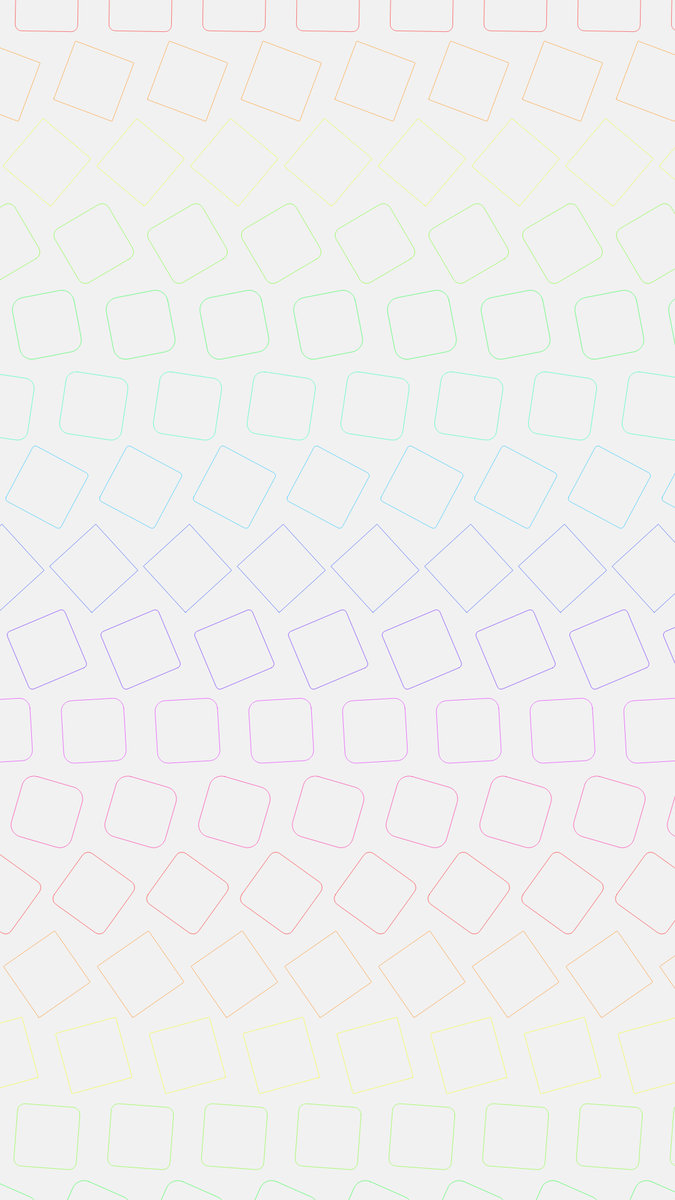
Frame 1 (no input)
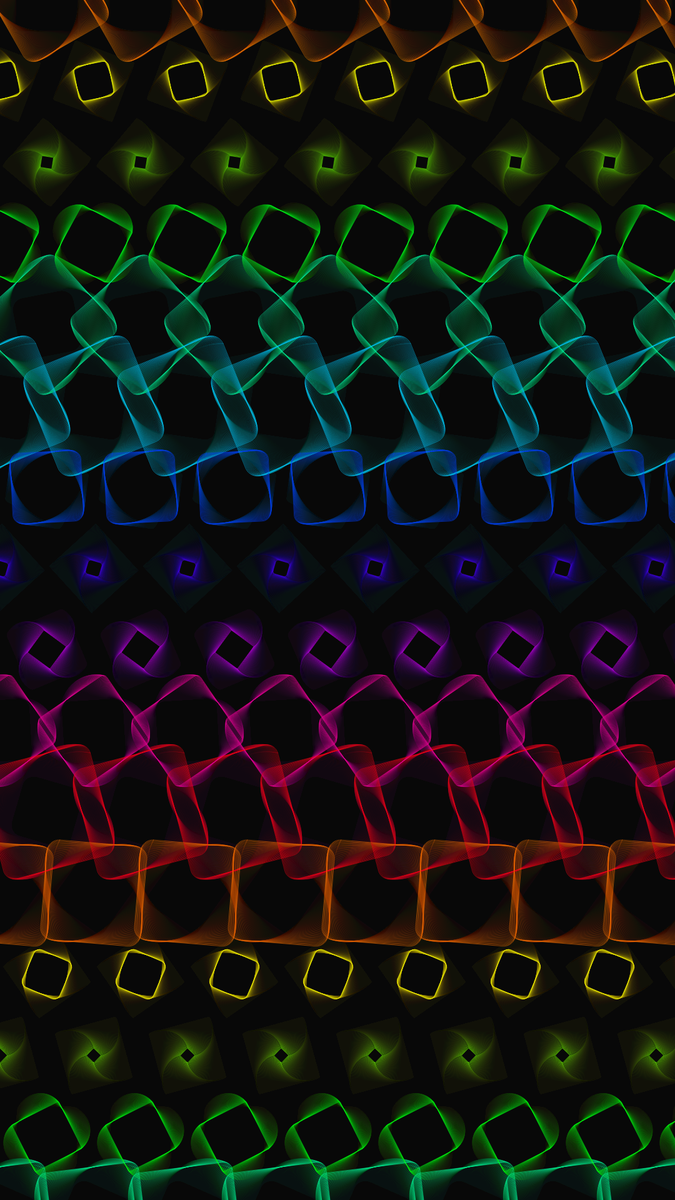
Frame 60 (no input)
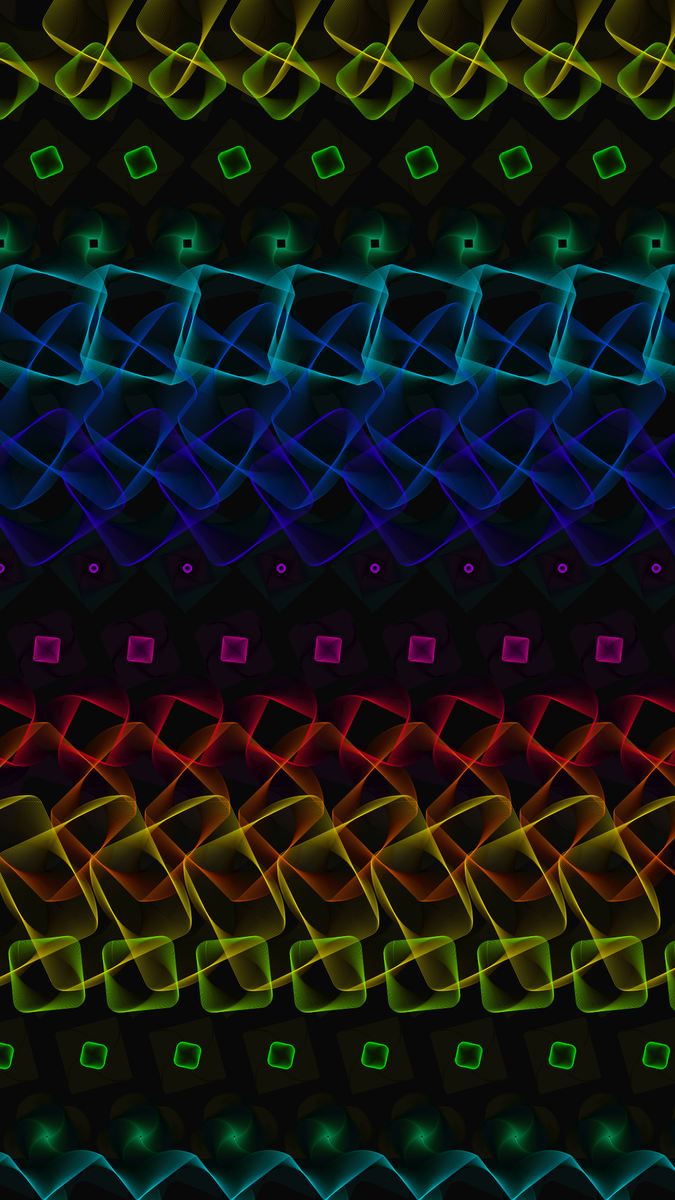
Frame 120 (the mouse pressed at the canvas centre since frame 60)

The p5.js sketch that drew these frames (run headless with seeded random() and noise() and a simulated clock; from frame 60 on, the mouse is pressed at the canvas centre):

// p5.js sketch
// ── sketch.js
function setup() {
  createCanvas(1080, 1920);
  MAX = width > height ? width : height;
  angleMode(DEGREES);
  rectMode(CENTER);
  colorMode(HSB, 360);
  modes = shuffle(modes);
  shapeModes = shuffle(shapeModes);

  strokeWeight(0.5);
  loadNodes();
  noFill();
}
let SPACE = 150;
let n = [];
let MAX;
let NOISE_VAL = 0.008;
let NOISE_VAL2 = 0.002;
let modes = ["static", "diag", "ripple", "wave"];
let shapeModes = ["rect", "ellipse", "hex"];
let currMode;

let aOff = 1;
let bOff = 10;

const INTERACTION_KEY = 53;
function keyPressed() {
  if (keyCode === INTERACTION_KEY) {
    restart();
  }
}

const restart = () => {
  let temp = modes.shift();
  modes.push(temp);
  shapeModes = shuffle(shapeModes);

  n = [];
  loadNodes();
  aOff = random(1, 5);
  bOff = random(5, 20);
};

function draw() {
  background(0, 20);
  currMode = modes[0];
  currShapeMode = shapeModes[0];
  displayNodes();
  if (frameCount % 10000 === 0) {
    restart();
  }
}

displayNodes = () => {
  for (let i = 0; i < n.length; i++) {
    for (let j = 0; j < n[i].length; j++) {
      n[i][j].display();
      n[i][j].move();
    }
  }
};

loadNodes = () => {
  for (let i = 0; i < width / SPACE; i++) {
    row = [];
    for (let j = 0; j < (height / SPACE) * sqrt(3); j++) {
      let offset = 0;
      if (j % 2 === 0) {
        offset = SPACE / 2;
      }
      row.push(new Node(i * SPACE + offset, j * (SPACE / 2) * sqrt(3), i, j));
    }
    n.push(row);
  }
};

const polygon = (x, y, radius, npoints) => {
  let angle = 360 / npoints;
  beginShape();
  for (let a = 0; a < 360; a += angle) {
    let sx = x + cos(a) * radius;
    let sy = y + sin(a) * radius;
    vertex(sx, sy);
  }
  endShape(CLOSE);
};

class Node {
  constructor(x, y, i, j) {
    this.x = x;
    this.y = y;
    this.a = 0;
    this.nx = this.x + (sin(this.a) * SPACE) / 4;
    this.ny = this.y + (cos(this.a) * SPACE) / 4;
    this.i = i;
    this.j = j;
    this.s = SPACE / 1.5;
  }

  display() {
    if (currMode === "ripple") {
      this.d = dist(this.x, this.y, width / 2, height / 2);
    } else if (currMode === "wave") {
      this.d = this.y / 2;
    } else if (currMode === "diag") {
      this.d = atan2(this.x, this.y);
    } else if (currMode === "static") {
      this.d = 10;
      stroke(
        ((dist(this.x, this.y, width / 2, height / 2) + frameCount) / 2) % 360,
        360,
        360
      );
    }
    if (currMode !== "static") {
      stroke(((this.d + frameCount) / 2) % 360, 360, 360);
    }
    push();
    translate(this.x, this.y);
    if (currShapeMode === "rect") {
      rotate(this.d * 10 + frameCount);
      rect(0, 0, this.s, this.s, (sin(-this.d + frameCount) + 1) * 10);
    } else if (currShapeMode === "ellipse") {
      ellipse(0, 0, this.s, this.s);
    } else if (currShapeMode === "hex") {
      polygon(0, 0, this.s, 6);
    }

    pop();
  }
  move() {
    this.s += sin(frameCount - this.d / aOff + cos(this.d) * bOff) * 1.5;
  }
}
